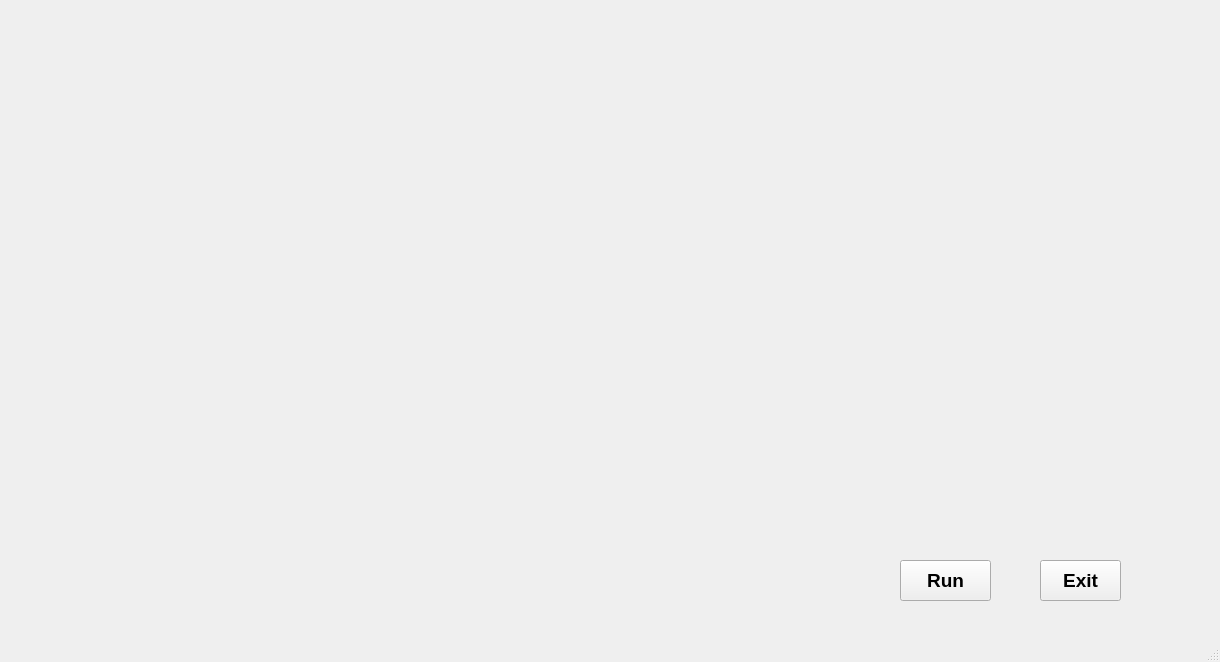
<?xml version="1.0" encoding="UTF-8"?>
<ui version="4.0">
 <class>MainWindow</class>
 <widget class="QMainWindow" name="MainWindow">
  <property name="geometry">
   <rect>
    <x>0</x>
    <y>0</y>
    <width>1220</width>
    <height>662</height>
   </rect>
  </property>
  <property name="windowTitle">
   <string>MainWindow</string>
  </property>
  <widget class="QWidget" name="centralwidget">
   <widget class="QLabel" name="label">
    <property name="geometry">
     <rect>
      <x>-40</x>
      <y>-30</y>
      <width>1401</width>
      <height>771</height>
     </rect>
    </property>
    <property name="styleSheet">
     <string notr="true">  box-shadow: 0 12px 16px 0 rgba(0,0,0,0.24), 0 17px 50px 0 rgba(0,0,0,0.19);</string>
    </property>
    <property name="text">
     <string/>
    </property>
    <property name="pixmap">
     <pixmap>../../../Desktop/jarvis_img.gif</pixmap>
    </property>
    <property name="scaledContents">
     <bool>true</bool>
    </property>
   </widget>
   <widget class="QPushButton" name="pushButton">
    <property name="geometry">
     <rect>
      <x>900</x>
      <y>560</y>
      <width>91</width>
      <height>41</height>
     </rect>
    </property>
    <property name="font">
     <font>
      <pointsize>14</pointsize>
      <weight>75</weight>
      <bold>true</bold>
     </font>
    </property>
    <property name="text">
     <string>Run</string>
    </property>
   </widget>
   <widget class="QPushButton" name="pushButton_2">
    <property name="geometry">
     <rect>
      <x>1040</x>
      <y>560</y>
      <width>81</width>
      <height>41</height>
     </rect>
    </property>
    <property name="font">
     <font>
      <pointsize>14</pointsize>
      <weight>75</weight>
      <bold>true</bold>
     </font>
    </property>
    <property name="text">
     <string>Exit</string>
    </property>
   </widget>
   <widget class="QLabel" name="label_2">
    <property name="geometry">
     <rect>
      <x>10</x>
      <y>0</y>
      <width>631</width>
      <height>121</height>
     </rect>
    </property>
    <property name="text">
     <string/>
    </property>
    <property name="pixmap">
     <pixmap>../../../Desktop/initializing_jarvis.gif</pixmap>
    </property>
   </widget>
   <widget class="QTextBrowser" name="textBrowser">
    <property name="geometry">
     <rect>
      <x>620</x>
      <y>10</y>
      <width>231</width>
      <height>71</height>
     </rect>
    </property>
    <property name="font">
     <font>
      <pointsize>14</pointsize>
      <weight>75</weight>
      <bold>true</bold>
     </font>
    </property>
    <property name="styleSheet">
     <string notr="true">background-color:transparent;
border-radius:none;</string>
    </property>
   </widget>
   <widget class="QTextBrowser" name="textBrowser_2">
    <property name="geometry">
     <rect>
      <x>945</x>
      <y>10</y>
      <width>221</width>
      <height>61</height>
     </rect>
    </property>
    <property name="font">
     <font>
      <pointsize>14</pointsize>
      <weight>75</weight>
      <bold>true</bold>
     </font>
    </property>
    <property name="styleSheet">
     <string notr="true">background-color:transparent;
border-radius:none;</string>
    </property>
   </widget>
   <widget class="QLabel" name="label_3">
    <property name="geometry">
     <rect>
      <x>870</x>
      <y>420</y>
      <width>351</width>
      <height>81</height>
     </rect>
    </property>
    <property name="text">
     <string/>
    </property>
    <property name="pixmap">
     <pixmap>../../../Desktop/a1.gif</pixmap>
    </property>
   </widget>
  </widget>
  <widget class="QMenuBar" name="menubar">
   <property name="geometry">
    <rect>
     <x>0</x>
     <y>0</y>
     <width>1220</width>
     <height>21</height>
    </rect>
   </property>
  </widget>
  <widget class="QStatusBar" name="statusbar"/>
 </widget>
 <resources/>
 <connections/>
</ui>
